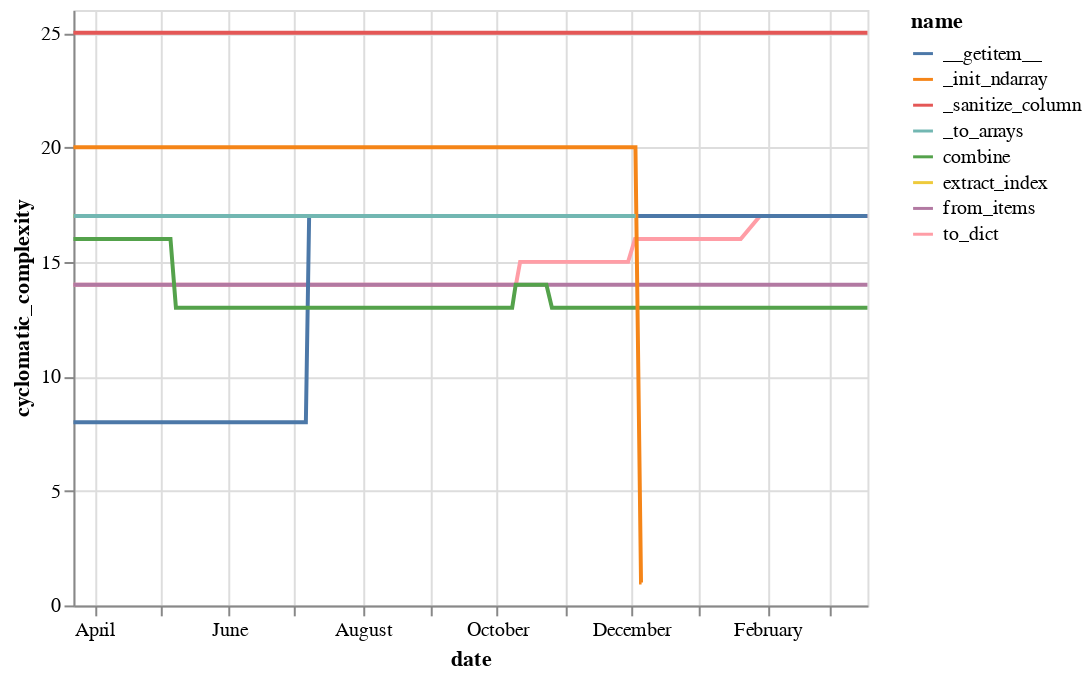

Notebook code for this chart:
### Code cell
alt.Chart(filt_func_cpx_df).\
    mark_line().encode(
        x='date:T',
        y='cyclomatic_complexity:Q',
        color='name:N',
        tooltip=['name', 'revision']
    )

### Figure 1 — Vega-Lite specification as saved in the notebook (floating-point values rounded to 4 significant figures; data arrays with more than 128 entries replaced by an {"elided": "..."} marker saying what was removed)
{"$schema": "https://vega.github.io/schema/vega-lite/v2.6.0.json", "config": {"view": {"height": 300, "width": 400}}, "data": {"name": "data-a396e1597190f66eb9b5289b98568ada"}, "datasets": {"data-a396e1597190f66eb9b5289b98568ada": {"elided": "1430 records"}}, "encoding": {"color": {"field": "name", "type": "nominal"}, "tooltip": [{"field": "name", "type": "nominal"}, {"field": "revision", "type": "nominal"}], "x": {"field": "date", "type": "temporal"}, "y": {"field": "cyclomatic_complexity", "type": "quantitative"}}, "mark": "line"}
